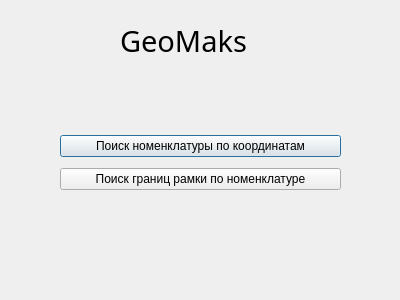
<?xml version="1.0" encoding="UTF-8"?>
<ui version="4.0">
 <class>StartMenu</class>
 <widget class="QDialog" name="StartMenu">
  <property name="geometry">
   <rect>
    <x>0</x>
    <y>0</y>
    <width>400</width>
    <height>300</height>
   </rect>
  </property>
  <property name="windowTitle">
   <string>GeoMaks</string>
  </property>
  <widget class="QLabel" name="label">
   <property name="geometry">
    <rect>
     <x>120</x>
     <y>20</y>
     <width>191</width>
     <height>41</height>
    </rect>
   </property>
   <property name="font">
    <font>
     <family>Sylfaen</family>
     <pointsize>22</pointsize>
    </font>
   </property>
   <property name="text">
    <string>GeoMaks</string>
   </property>
  </widget>
  <widget class="QWidget" name="">
   <property name="geometry">
    <rect>
     <x>60</x>
     <y>130</y>
     <width>281</width>
     <height>67</height>
    </rect>
   </property>
   <layout class="QVBoxLayout" name="verticalLayout">
    <item>
     <widget class="QPushButton" name="MapNomenclature">
      <property name="text">
       <string>Поиск номенклатуры по координатам</string>
      </property>
     </widget>
    </item>
    <item>
     <widget class="QPushButton" name="MapBorders">
      <property name="text">
       <string>Поиск границ рамки по номенклатуре</string>
      </property>
     </widget>
    </item>
   </layout>
  </widget>
 </widget>
 <resources/>
 <connections/>
</ui>
